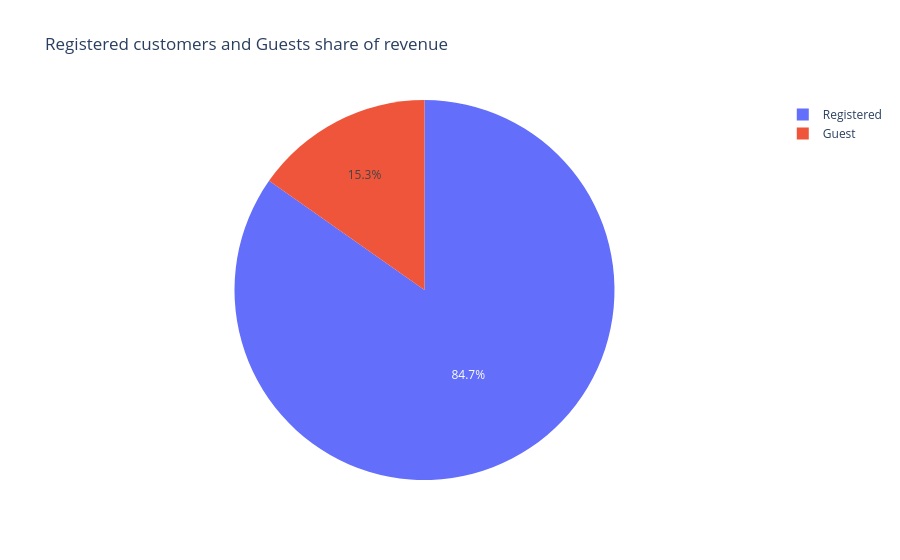

Notebook code cell kept with this figure:
### Code cell
# Isolerar Registered och Guest. Plottar sedan i pajgraf.
df_rev_plot = customer_rev[customer_rev['customer_type'] != "Total"]
px.pie(df_rev_plot,
       values='revenue',
       names='customer_type',
       title='Registered customers and Guests share of revenue')

### Figure 1 — Plotly figure (JSON) as saved in the notebook; plotly's stock layout.template omitted (floating-point values rounded to 4 significant figures)
{"data": [{"domain": {"x": [0, 1], "y": [0, 1]}, "hovertemplate": "customer_type=%{label}<br>revenue=%{value}<extra></extra>", "labels": ["Registered", "Guest"], "legendgroup": "", "name": "", "showlegend": true, "type": "pie", "values": [8450000.0, 1521000.0]}], "layout": {"legend": {"tracegroupgap": 0}, "title": {"text": "Registered customers and Guests share of revenue"}}}
